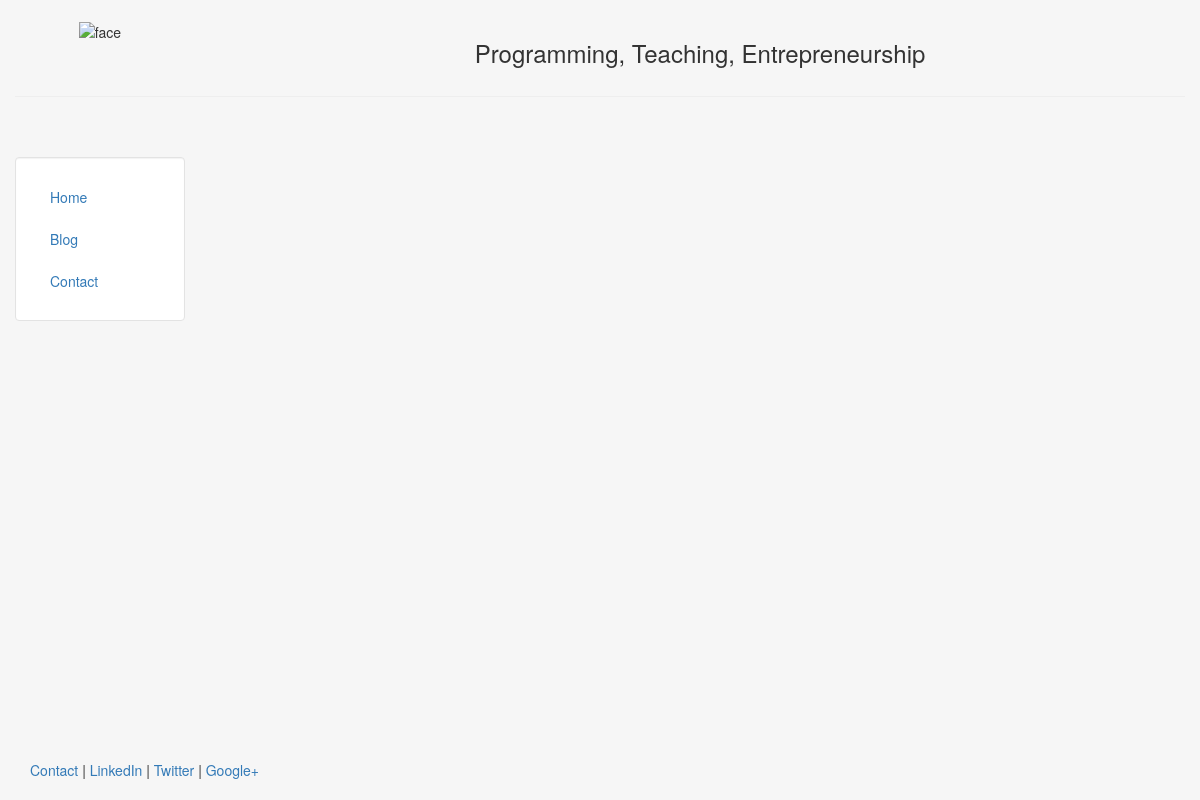
/blog/, run on an earlier commit of the app's database.
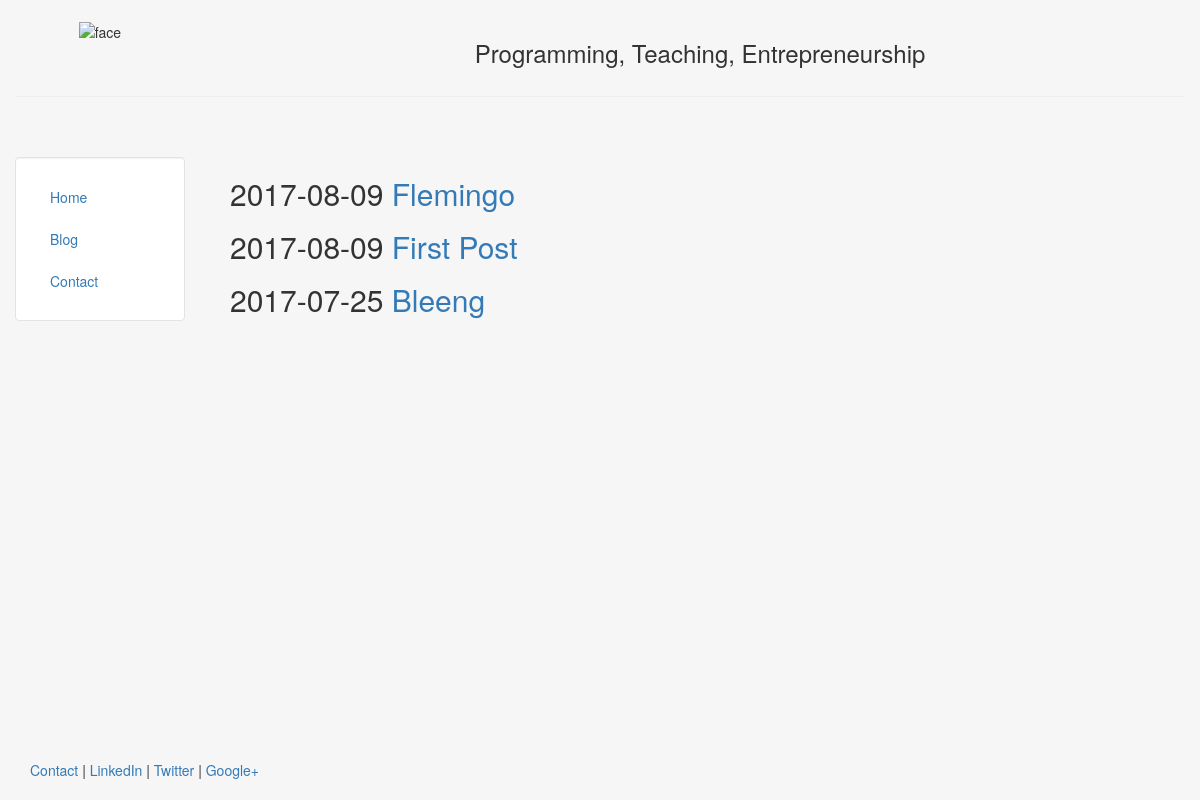
And on a later commit of the database.
### blog/models.py (models this page shows, shortened)
class Post(models.Model):
	title = models.CharField(max_length=140)
	body = models.TextField()
	date = models.DateTimeField()

### blog/templates/blog/blog.html
{% extends "personal/header.html" %}
{% block content %}
	{% for post in object_list %}
		<h2>{{ post.date|date:"Y-m-d" }} <a href=/blog/{{post.id}}> {{post.title}}</a> </h2>
	{% endfor %}
{% endblock %}

### personal/templates/personal/header.html (shortened to what this page needs)
<!DOCTYPE html>
<html lang="en">
<head>
	{% load staticfiles %}
	<link rel="stylesheet" href="{% static 'personal/css/bootstrap.min.css' %}" type = "text/css"/>
</head>
<body class="body" style="background-color:#f6f6f6">
	<div class="container-fluid" style="min-height:95%; ">
		<div class="row">
			  <div class="col-sm-2">
				  <br>
				  <center>
					<img src="{% static 'personal/img/profile.png' %}" class="responsive-img" style='max-height:100px;' alt="face">
				  </center>
			  </div>
			  <div class="col-sm-10">
				  <br>
				  <center>
				  <h3>Programming, Teaching, Entrepreneurship</h3>
				  </center>
			  </div>
		</div><hr>
		<div class="row">
		  <div class="col-sm-2">
		  <br>
		  <br>
			<div class="well bs-sidebar" id="sidebar" style="background-color:#fff">
			  <ul class="nav nav-pills nav-stacked">
				<li><a href='/'>Home</a></li>
				<li><a href='/blog/'>Blog</a></li>
				<li><a href='/contact/'>Contact</a></li>
			  </ul>
			</div>
		  </div>
		  <div class="col-sm-10">
			<div class='container-fluid'>
			<br><br>
			   {% block content %}
			   {% endblock %}
			</div>
		  </div>
		</div>
	</div>
	<footer>
		<div class="container-fluid" style='margin-left:15px'>
			<p><a href="#" target="blank">Contact</a> | <a href="#" target="blank">LinkedIn</a> | <a href="#" target="blank">Twitter</a> | <a href="#" target="blank">Google+</a></p>
		</div>
	</footer>
</body>
</html>

### personal/templates/personal/header.html (style rules this page uses)
html, body { height:100% }

What changed in the data, as far as the page shows it:
added Post: date "2017-08-09", title "Flemingo"
added Post: date "2017-08-09", title "First Post"
added Post: date "2017-07-25", title "Bleeng"
